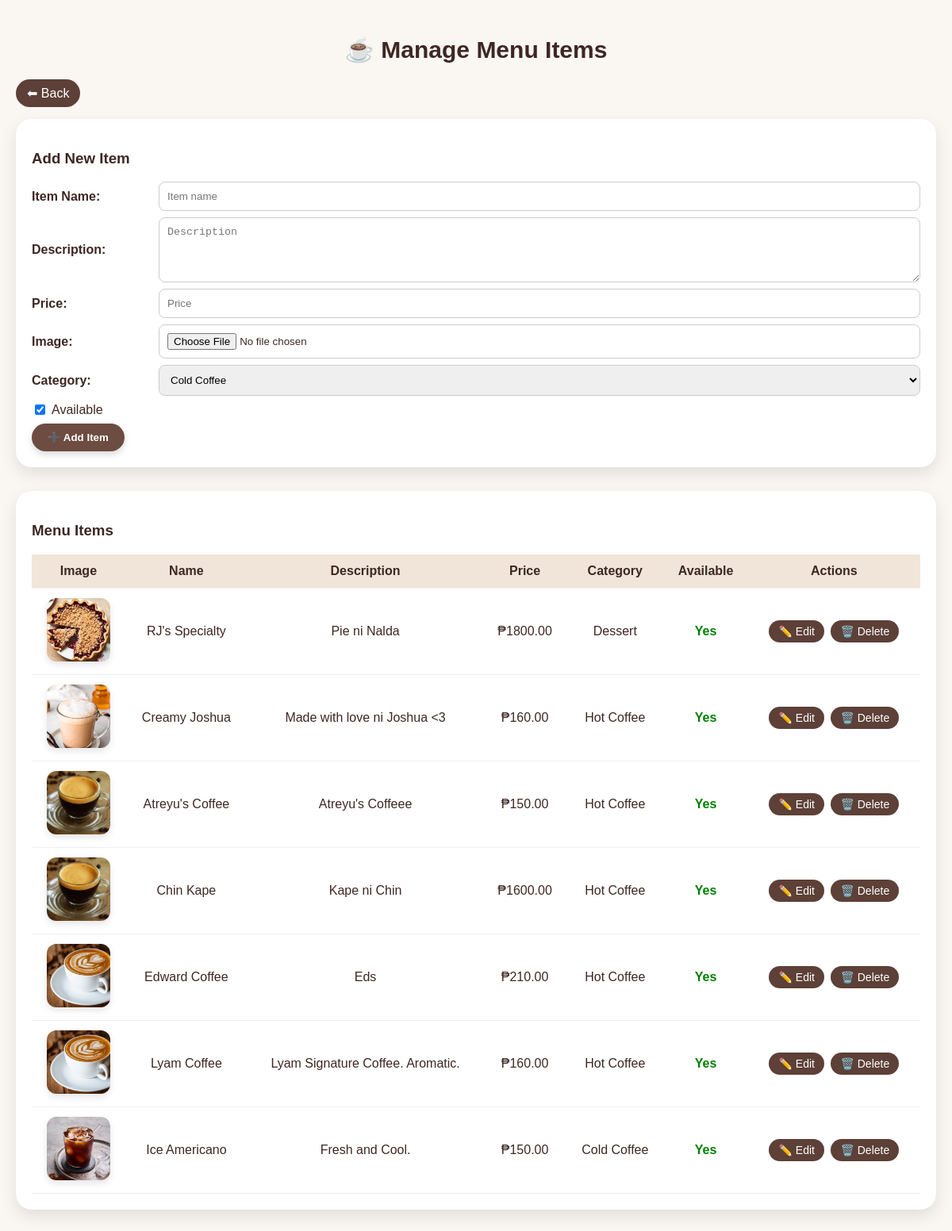
/menu_admin.php, run on the app's committed database.
### tables this page shows
CREATE TABLE `menu_items` (
  `item_id` int(11) NOT NULL,
  `category_id` int(11) DEFAULT NULL,
  `item_name` varchar(100) DEFAULT NULL,
  `description` text DEFAULT NULL,
  `price` decimal(10,2) DEFAULT NULL,
  `image_url` varchar(255) DEFAULT NULL,
  `is_available` tinyint(1) DEFAULT 1
);

CREATE TABLE `categories` (
  `category_id` int(11) NOT NULL,
  `category_name` varchar(50) NOT NULL
);

### menu_admin.php (the view, shortened to what this page needs)
<?php
include 'db.php';
?>
<!DOCTYPE html>
<html lang="en">
<head>
</head>
<body>
<h2>☕ Manage Menu Items</h2>
<a href="menu.php" class="back-btn">⬅ Back</a>
<div class="card">
  <h3>Add New Item</h3>
  <form action="menu_add.php" method="POST" enctype="multipart/form-data">
    <div class="form-group">
      <label for="item_name">Item Name:</label>
      <input type="text" id="item_name" name="item_name" placeholder="Item name" required>
    </div>
    <div class="form-group">
      <label for="description">Description:</label>
      <textarea id="description" name="description" placeholder="Description"></textarea>
    </div>
    <div class="form-group">
      <label for="price">Price:</label>
      <input type="number" id="price" step="0.01" name="price" placeholder="Price" required>
    </div>
    <div class="form-group">
      <label for="image">Image:</label>
      <input type="file" id="image" name="image" required>
    </div>
    <div class="form-group">
      <label for="category_id">Category:</label>
      <select id="category_id" name="category_id" required>
        <?php
        $catRes = mysqli_query($conn, "SELECT category_id, category_name FROM categories ORDER BY category_name ASC");
        while ($c = mysqli_fetch_assoc($catRes)) {
          $cid = (int)$c['category_id'];
          $cname = htmlspecialchars($c['category_name']);
          echo "<option value='{$cid}'>{$cname}</option>";
        }
        ?>
      </select>
    </div>
    <div class="checkbox-group">
      <input type="checkbox" id="is_available" name="is_available" checked>
      <label for="is_available">Available</label>
    </div>
    <button type="submit">➕ Add Item</button>
  </form>
</div>
<div class="card">
  <h3>Menu Items</h3>
  <table>
    <tr>
      <th>Image</th>
      <th>Name</th>
      <th>Description</th>
      <th>Price</th>
      <th>Category</th>
      <th>Available</th>
      <th>Actions</th>
    </tr>
    <?php
    $sql = "SELECT m.item_id, m.item_name, m.description, m.price, m.image_url, m.is_available, c.category_name
            FROM menu_items m
            JOIN categories c ON m.category_id = c.category_id
            ORDER BY m.item_id DESC";
    $result = mysqli_query($conn, $sql);
    while ($row = mysqli_fetch_assoc($result)) {
      $id = (int)$row['item_id'];
      $name = htmlspecialchars($row['item_name']);
      $desc = htmlspecialchars($row['description']);
      $price = htmlspecialchars($row['price']);
      $catName = htmlspecialchars($row['category_name']);
      $img = htmlspecialchars($row['image_url']);
      $avail = (int)$row['is_available'];
      $availText = $avail ? "<span class='available'>Yes</span>" : "<span class='not-available'>No</span>";
      echo "<tr>
        <td><img src='{$img}' alt='{$name}' class='menu-img'></td>
        <td>{$name}</td>
        <td>{$desc}</td>
        <td>₱{$price}</td>
        <td>{$catName}</td>
        <td>{$availText}</td>
        <td>
          <a href='menu_edit.php?id={$id}' class='action-btn'>✏️ Edit</a>
          <a href='menu_delete.php?id={$id}' class='action-btn' onclick=\"return confirm('Delete this item?');\">🗑️ Delete</a>
        </td>
      </tr>";
    }
    ?>
  </table>
</div>
</body>
</html>

### menu_admin.php (style rules this page uses)
body { margin: 0; font-family: 'Poppins', sans-serif; background: #faf7f3; color: #3e2723; padding: 20px; }
h2 { text-align: center; color: #3e2723; margin-bottom: 20px; font-size: 30px; }
.card { background: white; border-radius: 20px; padding: 20px; box-shadow: 0 8px 20px rgba(0,0,0,0.1); margin-bottom: 30px; }
.back-btn { display: inline-block; background: #5d4037; color: white; text-decoration: none; padding: 8px 14px; border-radius: 20px; margin-bottom: 15px; }
.form-group { display: flex; align-items: center; margin: 8px 0; }
.form-group label { width: 150px; font-weight: 600; margin-right: 10px; }
.form-group input, .form-group textarea, .form-group select { flex: 1; padding: 10px; border: 1px solid #ccc; border-radius: 8px; }
.form-group textarea { resize: vertical; min-height: 60px; }
.checkbox-group { display: flex; align-items: center; margin: 8px 0; }
.checkbox-group label { margin-left: 5px; }
button { background: #6d4c41; color: white; border: none; padding: 10px 20px; border-radius: 20px; cursor: pointer; transition: all 0.3s ease; font-weight: 600; box-shadow: 0 4px 8px rgba(0,0,0,0.15); display: inline-block; width: auto !important; }
table { width: 100%; border-collapse: collapse; }
th, td { padding: 12px; text-align: center; border-bottom: 1px solid #eee; }
th { background: #f0e5d8; color: #3e2723; }
.available { color: green; font-weight: bold; }
.action-btn { display: inline-block; background: #5d4037; color: white; text-decoration: none; padding: 6px 12px; border-radius: 20px; margin: 2px; font-size: 14px; transition: background 0.3s ease; }
.menu-img { width: 80px; height: 80px; object-fit: cover; border-radius: 12px; box-shadow: 0 4px 8px rgba(0,0,0,0.1); }

### data on the page
menu_items: image_url (picture), item_name "RJ's Specialty", description "Pie ni Nalda", price "1800.00", category.category_name "Dessert", is_available "Yes"
menu_items: image_url (picture), item_name "Creamy Joshua", description "Made with love ni Joshua <3", price "160.00", category.category_name "Hot Coffee", is_available "Yes"
menu_items: image_url (picture), item_name "Atreyu's Coffee", description "Atreyu's Coffeee", price "150.00", category.category_name "Hot Coffee", is_available "Yes"
menu_items: image_url (picture), item_name "Chin Kape", description "Kape ni Chin", price "1600.00", category.category_name "Hot Coffee", is_available "Yes"
menu_items: image_url (picture), item_name "Edward Coffee", description "Eds", price "210.00", category.category_name "Hot Coffee", is_available "Yes"
menu_items: image_url (picture), item_name "Lyam Coffee", description "Lyam Signature Coffee. Aromatic.", price "160.00", category.category_name "Hot Coffee", is_available "Yes"
menu_items: image_url (picture), item_name "Ice Americano", description "Fresh and Cool.", price "150.00", category.category_name "Cold Coffee", is_available "Yes"

### other printed values
form field category_id "Cold Coffee"
